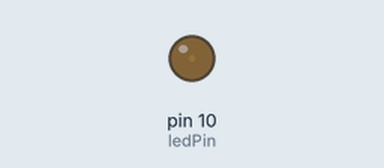
Recording of a sketch running on a simulated Arduino Uno, built with avr-gcc and run on an emulated ATmega328P. Shown: output pins drawn as LEDs (lit = HIGH).

Above: at 0.05 s.
At 1.55 s:
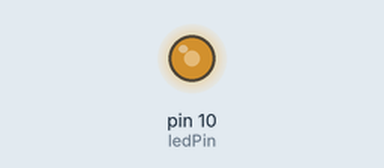
At 2.8 s:
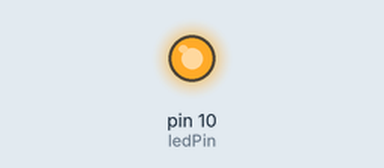
At 5.6 s:
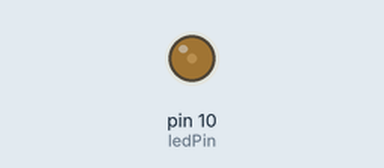
Timing chart, 0 to 9.3 s (numbered marks = the images above):
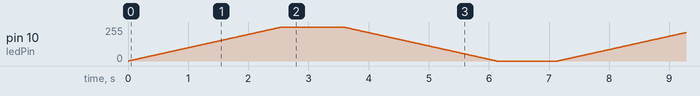

The sketch:

C3_P2.ino
```cpp
int ledPin = 10;

int bright = 0;

void setup() {
  pinMode(ledPin, OUTPUT);
}

void loop() {
  for(bright = 0; bright <= 255; bright++) {
    analogWrite(ledPin, bright);
    delay(10);
  }

  delay(1000);

  for(; bright >= 0; bright--) {
    analogWrite(ledPin, bright);
    delay(10);
  }

  delay(1000);
}
```
